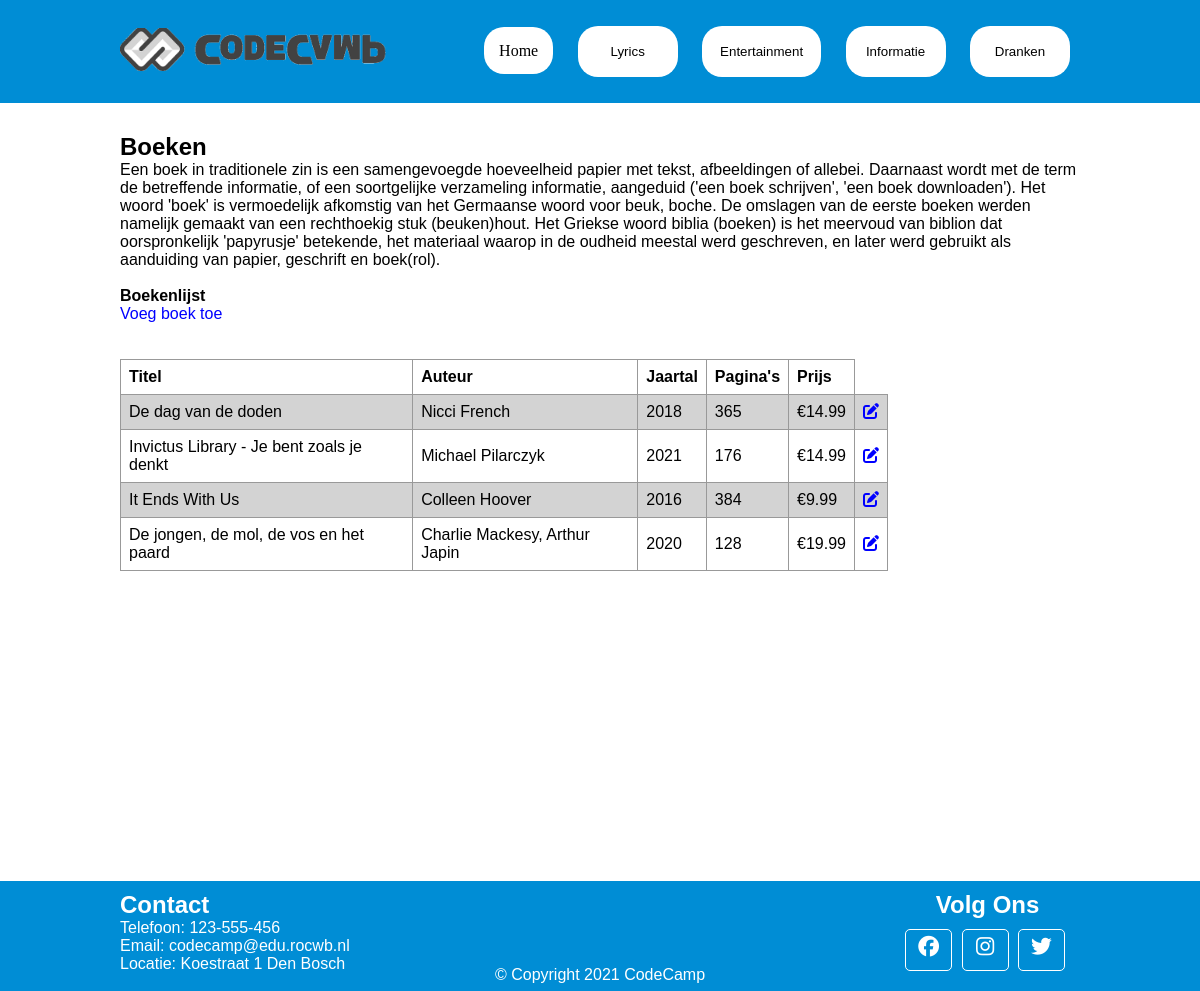
The app's page /admin/boeken.php with its own data.
### tables this page shows
CREATE TABLE `boeken` (
  `id` int(11) UNSIGNED NOT NULL,
  `titel` varchar(50) NOT NULL,
  `auteur` varchar(50) NOT NULL,
  `jaartal` int(11) NOT NULL DEFAULT '0',
  `pagina` int(11) NOT NULL DEFAULT '0',
  `prijs` decimal(8,2) NOT NULL,
  `beschrijving` varchar(255) DEFAULT NULL
);

### admin/boeken.php (the view, shortened to what this page needs)
<!DOCTYPE html>
<html lang="en">
    <head>
        <link rel="stylesheet" href="../css/main.css">
    </head>
    <body>
        <?php include "../header.php" ?>
        <div class="content padding">
            <div class="container">
                <h2>Boeken</h2>
                <p>
                    Een boek in traditionele zin is een samengevoegde hoeveelheid papier met tekst, afbeeldingen of
                    allebei. Daarnaast wordt met de term de betreffende informatie, of een soortgelijke verzameling
                    informatie, aangeduid ('een boek schrijven', 'een boek downloaden').
                    Het woord 'boek' is vermoedelijk afkomstig van het Germaanse woord voor beuk, boche. De omslagen van
                    de eerste boeken werden namelijk gemaakt van een rechthoekig stuk (beuken)hout. Het Griekse woord
                    biblia (boeken) is het meervoud van biblion dat oorspronkelijk 'papyrusje' betekende, het materiaal
                    waarop in de oudheid meestal werd geschreven, en later werd gebruikt als aanduiding van papier,
                    geschrift en boek(rol).
                </p>
                <p><br></p>
                <h4>Boekenlijst</h4>
                <div class="bookStart">
                    <a href="<?php echo $base_url ?>/tasks/create.php">Voeg boek toe</a>
                </div>
                <p><br></p>
                <?php
                    require_once '../backend/conn.php';
                    $query = "SELECT * FROM boeken";
                    $statement = $conn->prepare($query);
                    $statement->execute();
                    $boeken = $statement->fetchAll(PDO::FETCH_ASSOC);
                ?>
                <p><br></p>
                <table>
                    <tr>
                        <th>Titel</th>
                        <th>Auteur</th>
                        <th>Jaartal</th>
                        <th>Pagina's</th>
                        <th>Prijs</th>
                    </tr>
                    <?php foreach($boeken as $boek): ?>
                        <tr>
                            <td><?php echo $boek['titel']; ?></td>
                            <td><?php echo $boek['auteur']; ?></td>
                            <td><?php echo $boek['jaartal']; ?></td>
                            <td><?php echo $boek['pagina']; ?></td>
                            <td>€<?php echo $boek['prijs']; ?></td>
                            <td><a href="<?php echo $base_url ?>/tasks/edit.php?id=<?php echo $boek['id']; ?>"><i class="fas fa-edit"></i></i></a></td>
                        </tr>
                    <?php endforeach; ?>
                </table>
            </div>
        </div>
        <?php include "../footer.php" ?>
    </body>
</html>

### header.php (shortened to what this page needs)
<header>
    <div class="container">
        <div class="menu">
            <a href="<?php echo $base_url; ?>/index.php"><img src="<?php echo $base_url; ?>/img/logo2.png" alt="CodeCamp logo"></a>
            <div class="splitPicture">
                <div class="dropdown">
                    <a id="HeaderHome" href="<?php echo $base_url; ?>">Home</a>
                </div>
                <div class="dropdown">
                    <div class="breedteHeader">
                        <button class="dropbtn">Lyrics</button>
                    </div>
                </div>
                <div class="dropdown">
                    <div class="breedteHeader">
                        <button class="dropbtn">Entertainment</button>
                    </div>
                </div>
                <div class="dropdown">
                    <div class="breedteHeader">
                        <button class="dropbtn">Informatie</button>
                    </div>
                </div>
                <div class="dropdown">
                    <div class="breedteHeader">
                        <button class="dropbtn">Dranken</button>
                    </div>
                </div>
            </div>
        </div>
    </div>
</header>

### footer.php
<footer>
    <div class="container flex">
        <div class="left">
            <h2>Contact</h2>
            <ul>
                <p>Telefoon: 123-555-456</p>
                <p>Email: codecamp@edu.rocwb.nl</p>
                <p>Locatie: Koestraat 1 Den Bosch</p>
            </ul>
        </div>
        <div class="right">
            <h2>Volg Ons</h2>
            <div class="links">
                <a href="#"><i class="fab fa-facebook"></i></a>
                <a href="#"><i class="fab fa-instagram"></i></a>
                <a href="#"><i class="fab fa-twitter"></i></a>
            </div>
        </div>
    </div>
    <div class="midden-copyright">
        <p>&copy Copyright 2021 CodeCamp</p>
    </div>
</footer>

### css/main.css (style rules this page uses)
:root { --red: #cc0000; --green: #9cd9a8; --blue: #4682b4; --brown: #b97d4b; --headFoot: #008dd5; --hoverColor: lightgray; --yellow: yellow; --purple: purple; --lightgray: #e4e4e4; --white: white; --black: black; }
* { font-family: verdana, Arial, Helvetica, sans-serif; text-decoration: none; margin: 0; padding: 0; }
.container, .contBody { margin: 0 auto; width: 960px; }
.container a { text-decoration: none; color: blue; }
.content { padding-top: 30px; }
.padding { padding-bottom: 400px; }
.flex { display: flex; justify-content: space-between; }
table { width: 80%; border-collapse: collapse; border-radius: 5px; }
tr:nth-child(even) { background-color: lightgray; }
.padding { padding-bottom: 35%; }
td, th { border: 1px solid #999; padding: 0.5rem; text-align: left; }
header { margin: 0; padding: 20px 0; background-color: var(--headFoot); }
header img { max-width: 270px; }
.menu { display: flex; justify-content: space-between; align-items: center; padding-top: 6px; padding-bottom: 6px; }
.splitPicture a { color: black; font-family: verdana; margin: 0px 10px; }
.breedteHeader { display: flex; justify-content: center; }
.dropbtn { color: black; margin: 0px 10px; padding: 18px 18px; border-radius: 20px; background-color: white; border: none; min-width: 100px; }
#HeaderHome { color: black; margin: 0px 10px; padding: 15px 15px; border-radius: 20px; background-color: white; border: none; min-width: 100px; }
.dropdown { position: relative; display: inline-block; }
footer { position: fixed; bottom: 0; width: 100%; background-color: var(--headFoot); padding-top: 10px; padding-bottom: 10px; }
footer .container p, footer .container h2 { margin: 0; color: white; }
.right h2 { text-align: center; }
.links { padding: 10px; }
.links a { border: 1px solid white; width: 45px; height: 35px; padding-top: 5px; margin-right: 5px; text-align: center; display: inline-block; font-size: 1.3em; border-radius: 5px; transition: all .3s; color: white; }
.midden-copyright { height: 25px; text-align: center; position: absolute; width: 100%; bottom: 0; left: 0; padding-top: 20px; color: white; }

### records on screen
boeken: titel "De dag van de doden", auteur "Nicci French", jaartal "2018", pagina "365", prijs "14.99"
boeken: titel "Invictus Library - Je bent zoals je denkt", auteur "Michael Pilarczyk", jaartal "2021", pagina "176", prijs "14.99"
boeken: titel "It Ends With Us", auteur "Colleen Hoover", jaartal "2016", pagina "384", prijs "9.99"
boeken: titel "De jongen, de mol, de vos en het paard", auteur "Charlie Mackesy, Arthur Japin", jaartal "2020", pagina "128", prijs "19.99"
